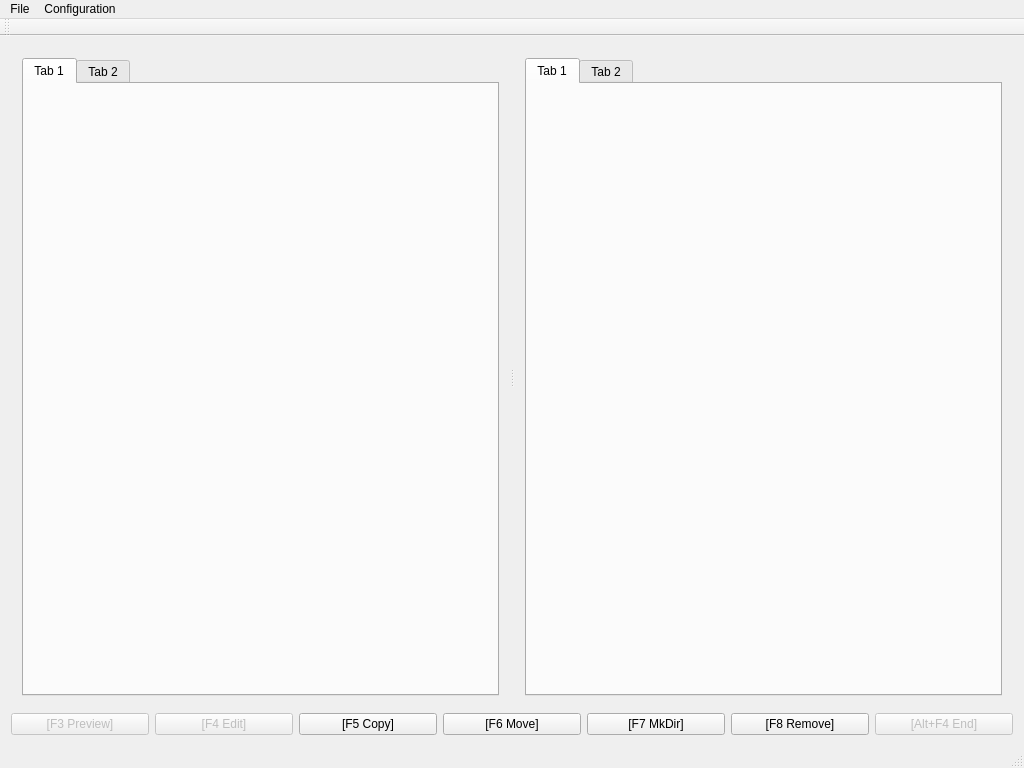
<?xml version="1.0" encoding="UTF-8"?>
<ui version="4.0">
 <class>GlobalCMD</class>
 <widget class="QMainWindow" name="GlobalCMD">
  <property name="geometry">
   <rect>
    <x>0</x>
    <y>0</y>
    <width>1024</width>
    <height>768</height>
   </rect>
  </property>
  <property name="windowTitle">
   <string>GlobalCMD</string>
  </property>
  <property name="animated">
   <bool>true</bool>
  </property>
  <property name="tabShape">
   <enum>QTabWidget::Rounded</enum>
  </property>
  <widget class="QWidget" name="centralWidget">
   <layout class="QHBoxLayout" name="horizontalLayout_2">
    <item>
     <layout class="QVBoxLayout" name="verticalLayout_3">
      <item>
       <widget class="QSplitter" name="splitter">
        <property name="sizePolicy">
         <sizepolicy hsizetype="Expanding" vsizetype="Expanding">
          <horstretch>0</horstretch>
          <verstretch>0</verstretch>
         </sizepolicy>
        </property>
        <property name="orientation">
         <enum>Qt::Horizontal</enum>
        </property>
        <widget class="QWidget" name="layoutWidget">
         <layout class="QVBoxLayout" name="verticalLayout">
          <item>
           <widget class="QTabWidget" name="tw_leftPanel">
            <property name="currentIndex">
             <number>0</number>
            </property>
            <property name="movable">
             <bool>true</bool>
            </property>
            <widget class="FileListPanel" name="leftDefaultPanel">
             <attribute name="title">
              <string>Tab 1</string>
             </attribute>
            </widget>
            <widget class="QWidget" name="tab_8">
             <attribute name="title">
              <string>Tab 2</string>
             </attribute>
            </widget>
           </widget>
          </item>
         </layout>
        </widget>
        <widget class="QWidget" name="layoutWidget1">
         <layout class="QVBoxLayout" name="verticalLayout_2">
          <property name="sizeConstraint">
           <enum>QLayout::SetDefaultConstraint</enum>
          </property>
          <item>
           <widget class="QTabWidget" name="tw_rightPanel">
            <property name="currentIndex">
             <number>0</number>
            </property>
            <property name="movable">
             <bool>true</bool>
            </property>
            <widget class="FileListPanel" name="rightDefaultPanel">
             <attribute name="title">
              <string>Tab 1</string>
             </attribute>
            </widget>
            <widget class="QWidget" name="tab_10">
             <attribute name="title">
              <string>Tab 2</string>
             </attribute>
            </widget>
           </widget>
          </item>
         </layout>
        </widget>
       </widget>
      </item>
      <item>
       <layout class="QHBoxLayout" name="horizontalLayout">
        <item>
         <widget class="QPushButton" name="pb_preview">
          <property name="enabled">
           <bool>false</bool>
          </property>
          <property name="autoFillBackground">
           <bool>true</bool>
          </property>
          <property name="text">
           <string>[F3 Preview]</string>
          </property>
          <property name="autoExclusive">
           <bool>false</bool>
          </property>
          <property name="default">
           <bool>false</bool>
          </property>
          <property name="flat">
           <bool>false</bool>
          </property>
         </widget>
        </item>
        <item>
         <widget class="QPushButton" name="pb_edit">
          <property name="enabled">
           <bool>false</bool>
          </property>
          <property name="autoFillBackground">
           <bool>true</bool>
          </property>
          <property name="text">
           <string>[F4 Edit]</string>
          </property>
          <property name="flat">
           <bool>false</bool>
          </property>
         </widget>
        </item>
        <item>
         <widget class="QPushButton" name="pb_copy">
          <property name="autoFillBackground">
           <bool>true</bool>
          </property>
          <property name="text">
           <string>[F5 Copy]</string>
          </property>
          <property name="flat">
           <bool>false</bool>
          </property>
         </widget>
        </item>
        <item>
         <widget class="QPushButton" name="pb_move">
          <property name="autoFillBackground">
           <bool>true</bool>
          </property>
          <property name="text">
           <string>[F6 Move]</string>
          </property>
          <property name="flat">
           <bool>false</bool>
          </property>
         </widget>
        </item>
        <item>
         <widget class="QPushButton" name="pb_makeDir">
          <property name="autoFillBackground">
           <bool>true</bool>
          </property>
          <property name="text">
           <string>[F7 MkDir]</string>
          </property>
          <property name="flat">
           <bool>false</bool>
          </property>
         </widget>
        </item>
        <item>
         <widget class="QPushButton" name="pb_remove">
          <property name="autoFillBackground">
           <bool>true</bool>
          </property>
          <property name="text">
           <string>[F8 Remove]</string>
          </property>
          <property name="flat">
           <bool>false</bool>
          </property>
         </widget>
        </item>
        <item>
         <widget class="QPushButton" name="pb_end">
          <property name="enabled">
           <bool>false</bool>
          </property>
          <property name="autoFillBackground">
           <bool>true</bool>
          </property>
          <property name="text">
           <string>[Alt+F4 End]</string>
          </property>
          <property name="flat">
           <bool>false</bool>
          </property>
         </widget>
        </item>
       </layout>
      </item>
     </layout>
    </item>
   </layout>
  </widget>
  <widget class="QMenuBar" name="menuBar">
   <property name="geometry">
    <rect>
     <x>0</x>
     <y>0</y>
     <width>1024</width>
     <height>25</height>
    </rect>
   </property>
   <widget class="QMenu" name="menuFile">
    <property name="title">
     <string>File</string>
    </property>
    <addaction name="actionCopy"/>
    <addaction name="actionRemove"/>
   </widget>
   <widget class="QMenu" name="menuConfiguration">
    <property name="title">
     <string>Configuration</string>
    </property>
    <addaction name="actionSettings"/>
   </widget>
   <addaction name="menuFile"/>
   <addaction name="menuConfiguration"/>
  </widget>
  <widget class="QToolBar" name="mainToolBar">
   <attribute name="toolBarArea">
    <enum>TopToolBarArea</enum>
   </attribute>
   <attribute name="toolBarBreak">
    <bool>false</bool>
   </attribute>
  </widget>
  <widget class="QStatusBar" name="statusBar"/>
  <action name="actionCopy">
   <property name="text">
    <string>Copy</string>
   </property>
  </action>
  <action name="actionRemove">
   <property name="text">
    <string>Remove</string>
   </property>
  </action>
  <action name="actionSettings">
   <property name="text">
    <string>Settings</string>
   </property>
  </action>
 </widget>
 <layoutdefault spacing="6" margin="11"/>
 <customwidgets>
  <customwidget>
   <class>FileListPanel</class>
   <extends>QWidget</extends>
   <header location="global">filelistpanel.h</header>
   <container>1</container>
  </customwidget>
 </customwidgets>
 <resources/>
 <connections/>
</ui>
